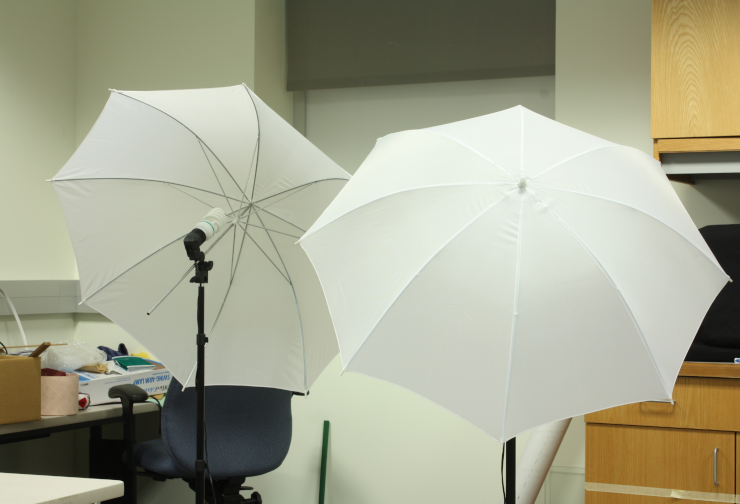
#> input picture CW-3/umbrellaL.png, 740 x 504 px
$ python views.py
#> lines starting #> are read from the running program, lines starting #| are printed output that depends on the picture
### CW-3/disparity.py
import numpy as np
import cv2
import sys
from mpl_toolkits import mplot3d
from matplotlib import pyplot as plt


# ================================================
#
def getDisparityMap(imL, imR, numDisparities, blockSize):
    stereo = cv2.StereoBM_create(numDisparities=numDisparities, blockSize=blockSize)

    disparity = stereo.compute(imL, imR)
    disparity = disparity - disparity.min() + 1 # Add 1 so we don't get a zero depth, later
    disparity = disparity.astype(np.float32) / 16.0 # Map is fixed point int with 4 fractional bits

    return disparity # floating point image
# ================================================


# ================================================
#
# [23 lines left out: function plot, not called in this run]


# ================================================
#
# [43 lines that do not run on import are left out]

### CW-3/views.py
import cv2
import numpy as np
import matplotlib.pyplot as plt
from mpl_toolkits.mplot3d import Axes3D
import disparity
import sys

# Camera parameters
baseline = 174.019  # in mm
doffs = 114.291  # x-difference of principal points
cam0 = [(5806.559, 0, 1429.219), (0, 5806.559, 993.403), (0, 0, 1)]
width, height = 740, 505  # Width and height of the resized images

# Function to compute the disparity map from canny edge images
def getDisparityMapFromCanny(imL, imR, canny_vals, numDisparities, blockSize):
    canny_images = [cv2.Canny(im, canny_vals[0], canny_vals[1]) for im in [imL, imR]]
    disparity_img = disparity.getDisparityMap(canny_images[0], canny_images[1], numDisparities, blockSize)
    disparity_img = (disparity_img - disparity_img.min()) / (disparity_img.max() - disparity_img.min()) * 255
    disparity_img = disparity_img.astype(np.uint8)
    return disparity_img

# Main execution
if __name__ == '__main__':
    # Load left and right images and ensure they are the correct size
    imgL = cv2.imread('umbrellaL.png', cv2.IMREAD_GRAYSCALE)
#> imgL: shape (504, 740); min 5, max 252, mean 161.7
    imgR = cv2.imread('umbrellaR.png', cv2.IMREAD_GRAYSCALE)
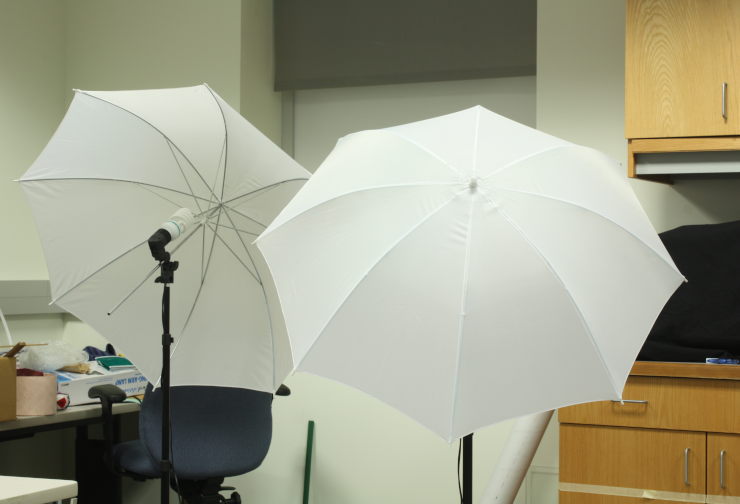
#> input picture CW-3/umbrellaR.png, 740 x 504 px
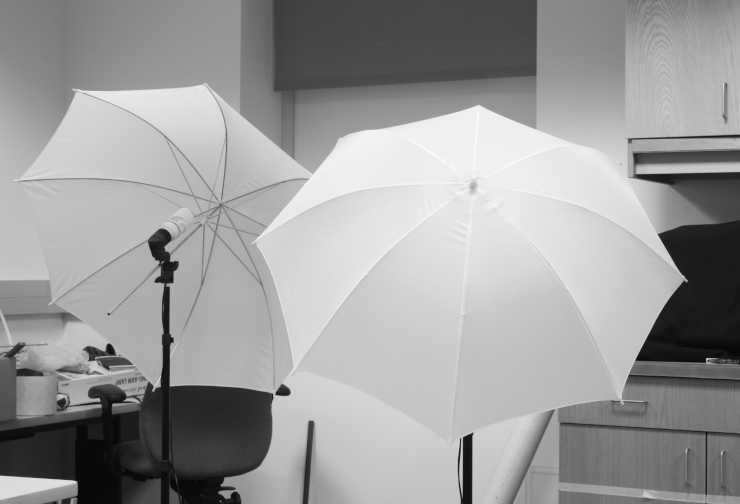
#> imgR: shape (504, 740); min 7, max 250, mean 155.8
    if imgL is None or imgR is None:
        print('\nError: failed to open one or both images.\n')
        sys.exit()

    # Resize images if necessary
    imgL = cv2.resize(imgL, (width, height))
#> imgL: shape (505, 740)
    imgR = cv2.resize(imgR, (width, height))
#> imgR: shape (505, 740)

    # Initialize Canny edge detection and StereoBM parameters
    canny_vals = [90, 158]
    numDisparities = 64
    blockSize = 5

    # Compute the disparity map
    disparity_img = getDisparityMapFromCanny(imgL, imgR, canny_vals, numDisparities, blockSize)
#> in getDisparityMapFromCanny, `canny_images = [cv2.Canny(im, canny_vals[0], canny_vals[1]) for im in ..`: canny_images = 2 items
#> in getDisparityMap, `disparity = stereo.compute(imL, imR)`:
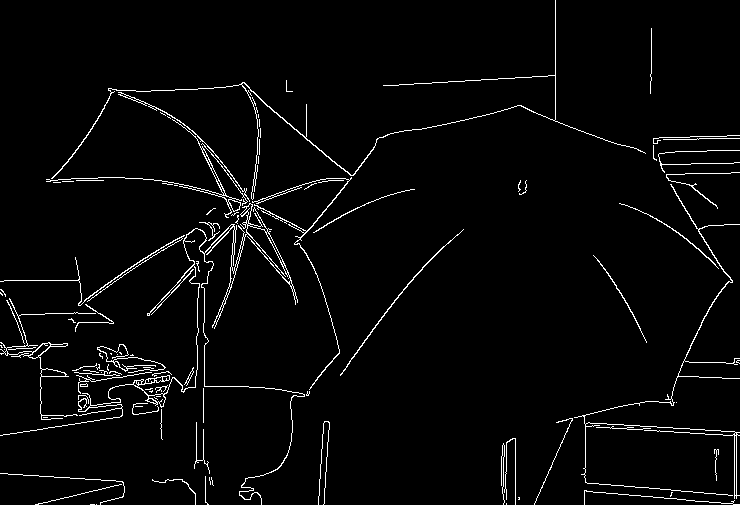
#> imL: shape (505, 740); 3% white in thin lines or dots

    # Calculate the depth (Z) for each pixel
    disparity_img_float = disparity_img.astype(np.float32)
    Z = baseline * cam0[0][0] / (disparity_img_float + doffs)
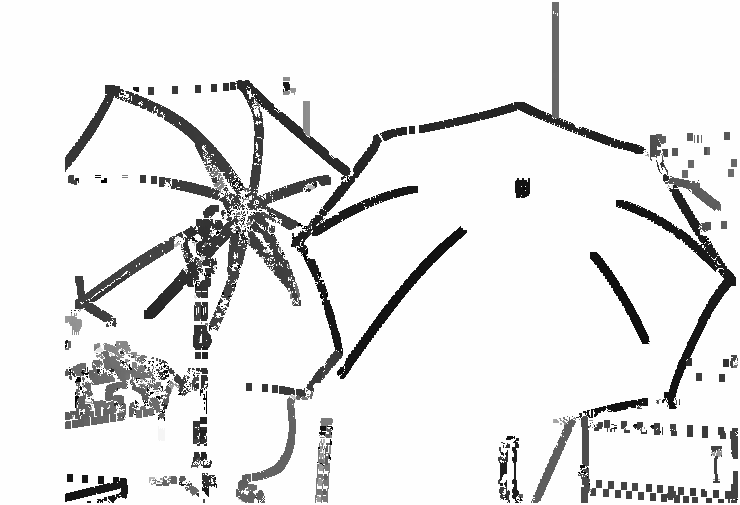
#> Z: shape (505, 740) float32; min 2736.2, max 8841, mean 8276.6; drawn with min black and max white

    # Generate meshgrid for pixel coordinates
    X = np.tile(np.arange(width), (height, 1))
    Y = np.tile(np.arange(height), (width, 1)).T

    # Convert pixel coordinates to world coordinates
    X_world = (X - cam0[0][2]) * Z / cam0[0][0]
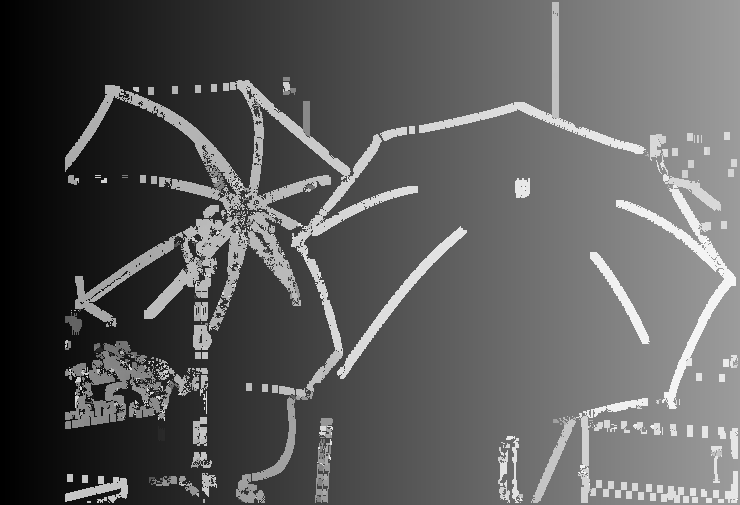
#> X_world: shape (505, 740) float64; min -2176.1, max -339.9, mean -1509.2; drawn with min black and max white
    Y_world = (Y - cam0[1][2]) * Z / cam0[0][0]
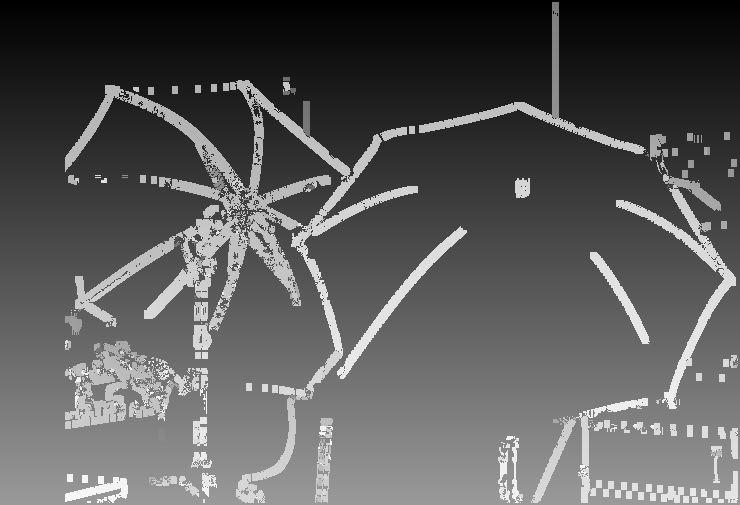
#> Y_world: shape (505, 740) float64; min -1512.6, max -240, mean -1059.8; drawn with min black and max white

    # Mask to remove infinite and NaN values for visualization
    mask = np.isfinite(Z) & (Z > 0)
#> mask: shape (505, 740) bool; every value is 1

    # Create figures for visualization
    plt.figure()
    plt.scatter(X_world[mask], Y_world[mask], c=Z[mask], cmap='viridis')
    plt.title('Top View of the Scene')
    plt.xlabel('X (mm)')
    plt.ylabel('Y (mm)')
    plt.colorbar(label='Depth (mm)')
    plt.savefig('top_view.png')
    plt.show()

    plt.figure()
    plt.scatter(X_world[mask], Z[mask], c=Z[mask], cmap='viridis')
    plt.title('Side View of the Scene')
    plt.xlabel('X (mm)')
    plt.ylabel('Depth (mm)')
    plt.colorbar(label='Depth (mm)')
    plt.savefig('side_view.png')
    plt.show()

    fig = plt.figure()
    ax = fig.add_subplot(111, projection='3d')
    ax.scatter(X_world[mask], Y_world[mask], Z[mask], c=Z[mask], cmap='viridis', marker='.')
    ax.set_title('3D View of the Scene')
    ax.set_xlabel('X (mm)')
    ax.set_ylabel('Y (mm)')
    ax.set_zlabel('Depth (mm)')
    plt.savefig('3d_view.png')
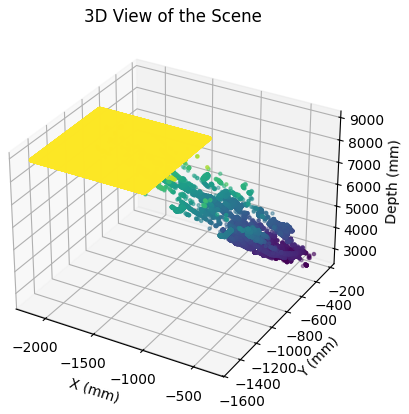
#> figure drawn by matplotlib, 1 panel
    plt.show()
